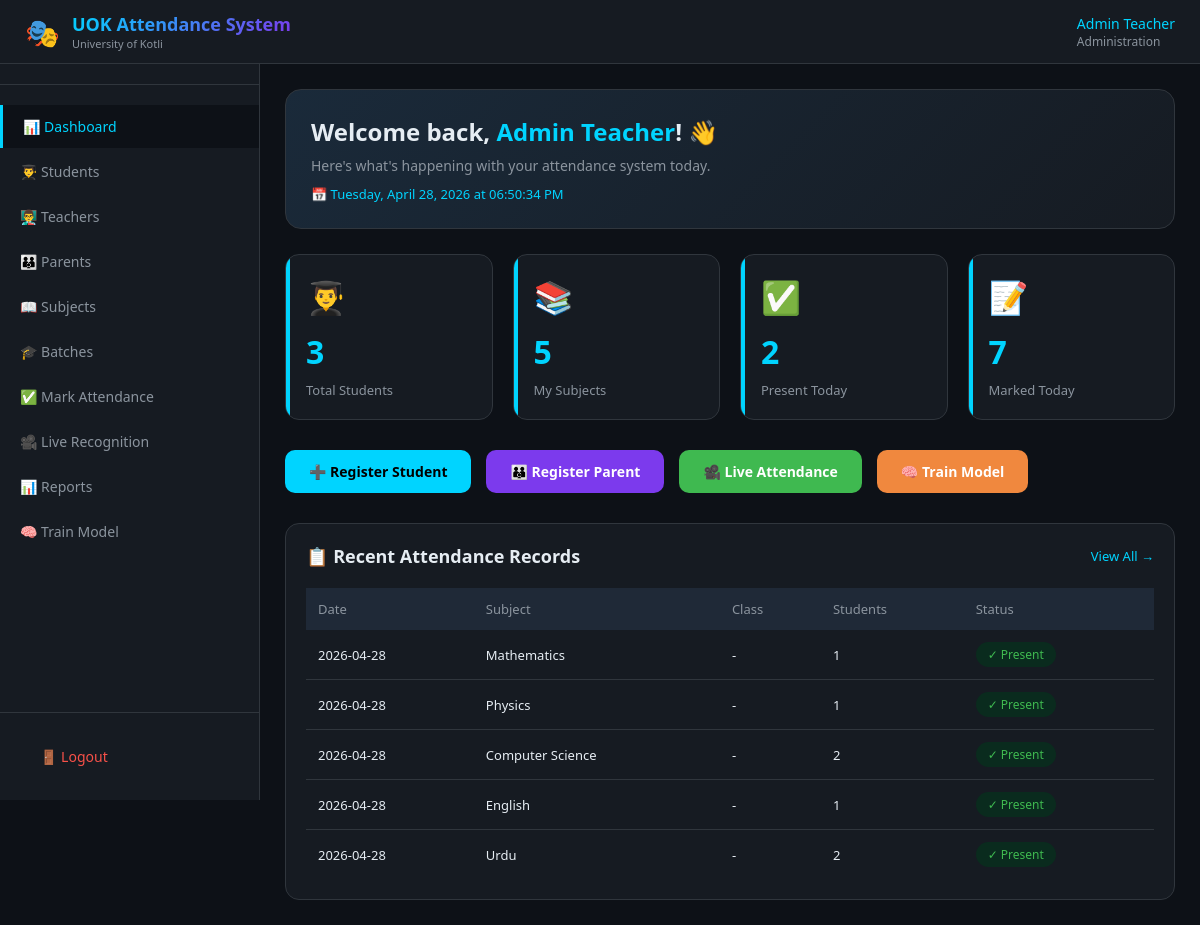
The app's page /dashboard (signed in) with its own data.
### tables this page shows
CREATE TABLE teachers (
            id INTEGER PRIMARY KEY AUTOINCREMENT,
            teacher_id VARCHAR(20) UNIQUE NOT NULL,
            username VARCHAR(50) UNIQUE NOT NULL,
            name VARCHAR(100) NOT NULL,
            email VARCHAR(100),
            password_hash VARCHAR(255) NOT NULL,
            phone VARCHAR(15),
            department VARCHAR(100),
            is_active BOOLEAN DEFAULT 1,
            created_at TIMESTAMP DEFAULT CURRENT_TIMESTAMP
        );

CREATE TABLE subjects (
            id INTEGER PRIMARY KEY AUTOINCREMENT,
            subject_code VARCHAR(20) UNIQUE NOT NULL,
            subject_name VARCHAR(100) NOT NULL,
            teacher_id INTEGER NOT NULL,
            class_name VARCHAR(50) NOT NULL,
            semester VARCHAR(20),
            is_active BOOLEAN DEFAULT 1,
            created_at TIMESTAMP DEFAULT CURRENT_TIMESTAMP,
            FOREIGN KEY (teacher_id) REFERENCES teachers(id)
        );

### app.py (the view)
@app.route('/dashboard')
@login_required
def dashboard():
    conn = sqlite3.connect(DB_PATH)
    cursor = conn.cursor()
    cursor.execute('SELECT COUNT(*) FROM students WHERE is_active = 1')
    total_students = cursor.fetchone()[0]
    cursor.execute('SELECT COUNT(*) FROM subjects WHERE teacher_id = ?', (current_user.id,))
    my_subjects = cursor.fetchone()[0]
    cursor.execute('''
        SELECT COUNT(DISTINCT student_id) FROM attendance
        WHERE teacher_id = ? AND attendance_date = ?
    ''', (current_user.id, date.today()))
    today_attendance = cursor.fetchone()[0]
    cursor.execute('''
        SELECT COUNT(*) FROM attendance
        WHERE teacher_id = ? AND attendance_date = ?
    ''', (current_user.id, date.today()))
    marked_today = cursor.fetchone()[0]
    cursor.execute('SELECT COUNT(*) FROM leave_applications WHERE status = "pending"')
    pending_leaves = cursor.fetchone()[0]
    cursor.execute('''
        SELECT a.attendance_date, COUNT(DISTINCT a.student_id) as count, s.subject_name
        FROM attendance a
        JOIN subjects s ON a.subject_id = s.id
        WHERE a.teacher_id = ?
        GROUP BY a.attendance_date, a.subject_id
        ORDER BY a.attendance_date DESC
        LIMIT 5
    ''', (current_user.id,))
    recent = cursor.fetchall()
    conn.close()
    return render_template('dashboard.html',
                         user=current_user,
                         total_students=total_students,
                         my_subjects=my_subjects,
                         today_attendance=today_attendance,
                         marked_today=marked_today,
                         pending_leaves=pending_leaves,
                         recent_attendance=recent)

### app.py (called while the page is built)
@login_manager.user_loader
def load_user(user_id):
    conn = sqlite3.connect(DB_PATH)
    cursor = conn.cursor()
    cursor.execute('SELECT id, teacher_id, username, name, department FROM teachers WHERE id = ?', (user_id,))
    user = cursor.fetchone()
    conn.close()
    if user:
        return User(user[0], user[1], user[2], user[3], user[4])
    return None

### templates/dashboard.html (shortened to what this page needs)
<!DOCTYPE html>
<html lang="en">
<head>
</head>
<body>
    <div class="navbar">
        <div class="logo">
            <div class="logo-icon">🎭</div>
            <div><div class="logo-text">UOK Attendance System</div><div class="logo-sub">University of Kotli</div></div>
        </div>
        <div class="user-info"><div><div class="user-name">{{ user.name }}</div><div class="user-dept">{{ user.department }}</div></div></div>
    </div>
    <div class="sidebar" id="sidebar">
        <div class="sidebar-header"><h3>🎭 Face Recognition</h3><p>Attendance Management System</p></div>
        <a href="/dashboard" class="active">📊 Dashboard</a>
        <a href="/students">👨‍🎓 Students</a>
        <a href="/teachers">👨‍🏫 Teachers</a>
        <a href="/parents">👪 Parents</a>
        <a href="/subjects">📖 Subjects</a>
        <a href="/batches">🎓 Batches</a>
        <a href="/attendance/mark">✅ Mark Attendance</a>
        <a href="/attendance/live">🎥 Live Recognition</a>
        <a href="/attendance/report">📊 Reports</a>
        <a href="/train">🧠 Train Model</a>
        <div class="sidebar-footer"><a href="/logout">🚪 Logout</a></div>
    </div>
    <div class="main">
        <div class="welcome-banner">
            <h1>Welcome back, <span>{{ user.name }}</span>! 👋</h1>
            <p>Here's what's happening with your attendance system today.</p>
            <div class="date-time" id="datetime"></div>
        </div>
        <div class="stats-grid">
            <div class="stat-card"><div class="stat-icon">👨‍🎓</div><div class="stat-number">{{ total_students }}</div><div class="stat-label">Total Students</div></div>
            <div class="stat-card"><div class="stat-icon">📚</div><div class="stat-number">{{ my_subjects }}</div><div class="stat-label">My Subjects</div></div>
            <div class="stat-card"><div class="stat-icon">✅</div><div class="stat-number">{{ today_attendance }}</div><div class="stat-label">Present Today</div></div>
            <div class="stat-card"><div class="stat-icon">📝</div><div class="stat-number">{{ marked_today }}</div><div class="stat-label">Marked Today</div></div>
        </div>
        <div class="quick-actions">
            <a href="/student/register" class="btn btn-cyan">➕ Register Student</a>
            <a href="/parent/register" class="btn btn-purple">👪 Register Parent</a>
            <a href="/attendance/live" class="btn btn-green">🎥 Live Attendance</a>
            <a href="/train" class="btn btn-orange">🧠 Train Model</a>
        </div>
        <div class="recent-section">
            <div class="section-title"><h3>📋 Recent Attendance Records</h3><a href="/attendance/report">View All →</a></div>
            <div class="table-wrap">
                <table>
                    <thead><tr><th>Date</th><th>Subject</th><th>Class</th><th>Students</th><th>Status</th></tr></thead>
                    <tbody>
                        {% if recent_attendance %}
                            {% for att in recent_attendance %}
                            <tr><td>{{ att[0] }}</td><td>{{ att[2] }}</td><td>-</td><td>{{ att[1] }}</td><td><span class="badge badge-success">✓ Present</span></td></tr>
                            {% endfor %}
                        {% else %}
                            <tr><td colspan="5" class="empty-state">📭 No attendance records yet. Start marking attendance!</td></tr>
                        {% endif %}
                    </tbody>
                </table>
            </div>
        </div>
    </div>
</body>
</html>

### templates/dashboard.html (style rules this page uses)
* { margin: 0; padding: 0; box-sizing: border-box; }
body { background: #0d1117; font-family: 'Segoe UI', sans-serif; color: #e6edf3; }
.navbar { background: #161b22; padding: 12px 25px; display: flex; justify-content: space-between; align-items: center; border-bottom: 1px solid #30363d; position: sticky; top: 0; z-index: 100; }
.logo { display: flex; align-items: center; gap: 12px; }
.logo-icon { font-size: 28px; }
.logo-text { font-size: 18px; font-weight: bold; background: linear-gradient(135deg, #00d4ff, #7c3aed); -webkit-background-clip: text; -webkit-text-fill-color: transparent; }
.logo-sub { font-size: 11px; color: #8b949e; }
.user-info { display: flex; align-items: center; gap: 15px; }
.user-name { font-size: 14px; color: #00d4ff; }
.user-dept { font-size: 12px; color: #8b949e; }
.sidebar { width: 260px; background: #161b22; height: 100vh; position: fixed; top: 0; left: 0; padding: 20px 0; border-right: 1px solid #30363d; z-index: 99; transition: transform 0.3s; overflow-y: auto; }
.sidebar-header { padding: 0 20px 20px 20px; border-bottom: 1px solid #30363d; margin-bottom: 20px; }
.sidebar-header h3 { color: #00d4ff; font-size: 18px; }
.sidebar-header p { color: #8b949e; font-size: 11px; margin-top: 5px; }
.sidebar a { display: block; padding: 12px 20px; color: #8b949e; text-decoration: none; font-size: 14px; transition: all 0.3s; margin: 2px 0; }
.sidebar a:hover, .sidebar a.active { color: #00d4ff; background: #0d1117; border-left: 3px solid #00d4ff; }
.sidebar-footer { position: absolute; bottom: 20px; left: 0; right: 0; padding: 20px 20px 0 20px; border-top: 1px solid #30363d; margin-top: 20px; }
.sidebar-footer a { color: #f85149 !important; }
.main { margin-left: 260px; padding: 25px; }
.welcome-banner { background: linear-gradient(135deg, #1a2a3a 0%, #161b22 100%); border-radius: 16px; padding: 25px; margin-bottom: 25px; border: 1px solid #30363d; }
.welcome-banner h1 { font-size: 24px; margin-bottom: 8px; }
.welcome-banner h1 span { color: #00d4ff; }
.welcome-banner p { color: #8b949e; font-size: 14px; }
.date-time { font-size: 13px; color: #00d4ff; margin-top: 10px; }
.stats-grid { display: grid; grid-template-columns: repeat(4, 1fr); gap: 20px; margin-bottom: 30px; }
.stat-card { background: #161b22; border: 1px solid #30363d; border-radius: 14px; padding: 20px; transition: all 0.3s; position: relative; overflow: hidden; }
.stat-card::before { content: ''; position: absolute; top: 0; left: 0; width: 4px; height: 100%; background: #00d4ff; }
.stat-icon { font-size: 32px; margin-bottom: 12px; }
.stat-number { font-size: 32px; font-weight: bold; color: #00d4ff; }
.stat-label { color: #8b949e; margin-top: 8px; font-size: 13px; }
.quick-actions { display: flex; gap: 15px; margin-bottom: 30px; flex-wrap: wrap; }
.btn { padding: 12px 24px; border-radius: 10px; border: none; font-size: 14px; font-weight: bold; cursor: pointer; text-decoration: none; display: inline-flex; align-items: center; gap: 8px; transition: all 0.3s; }
.btn-cyan { background: #00d4ff; color: #000; }
.btn-purple { background: #7c3aed; color: #fff; }
.btn-green { background: #3fb950; color: #fff; }
.btn-orange { background: #f0883e; color: #fff; }
.section-title { display: flex; justify-content: space-between; align-items: center; margin-bottom: 20px; }
.section-title h3 { font-size: 18px; color: #e6edf3; }
.section-title a { color: #00d4ff; text-decoration: none; font-size: 13px; }
.recent-section { background: #161b22; border: 1px solid #30363d; border-radius: 14px; padding: 20px; }
.table-wrap { overflow-x: auto; }
table { width: 100%; border-collapse: collapse; }
th { background: #1f2937; padding: 12px; text-align: left; color: #8b949e; font-weight: 500; font-size: 13px; }
td { padding: 12px; border-bottom: 1px solid #30363d; font-size: 13px; }
tr:last-child td { border-bottom: none; }
.badge { display: inline-block; padding: 4px 12px; border-radius: 20px; font-size: 12px; font-weight: 500; }
.badge-success { background: #0a2b1e; color: #3fb950; }

### records on screen
teachers: name "Admin Teacher", department "Administration"
subjects: att "2026-04-28", subject_name "Mathematics", att "1"
subjects: att "2026-04-28", subject_name "Physics", att "1"
subjects: att "2026-04-28", subject_name "Computer Science", att "2"
subjects: att "2026-04-28", subject_name "English", att "1"
subjects: att "2026-04-28", subject_name "Urdu", att "2"

### other values on screen
{{ total_students }} "3"
{{ my_subjects }} "5"
{{ today_attendance }} "2"
{{ marked_today }} "7"
